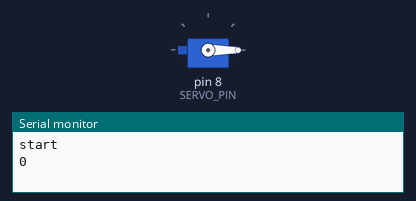
Bench run of a sketch on a simulated Arduino Uno, built with avr-gcc and run on an emulated ATmega328P. On the bench: servo, the last lines printed to the serial monitor.

Above: at 0.05 s.
At 4.0 s:
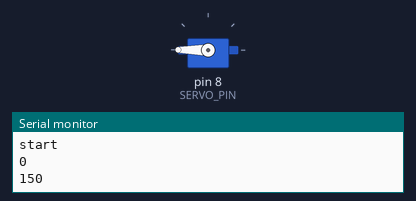
Timing chart, 0 to 5.2 s (numbered marks = the images above):
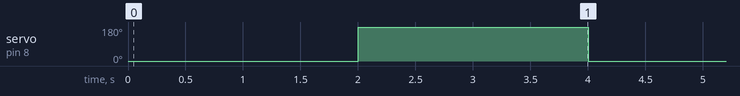

Measured:
- by itself, servo on pin 8 (SERVO_PIN): alternates 180° for 2.0 s and 0° for 2.0 s

The sketch:

hippari-test.ino
```cpp
#include <Servo.h>

//拾ったサーボ用のやつ

// サーボのピン番号
const int SERVO_PIN = 8;

Servo servo;

void setup() {
  // put your setup code here, to run once:
  Serial.begin(9600);
  servo.attach(SERVO_PIN);
  servo.write(0);
}

void loop() {
  // put your main code here, to run repeatedly:
  Serial.print("start\n");
  servo.write(0);
  Serial.print("0\n");
  delay(2000);
  servo.write(200);
  Serial.print("150\n");
  delay(2000);
}
```
